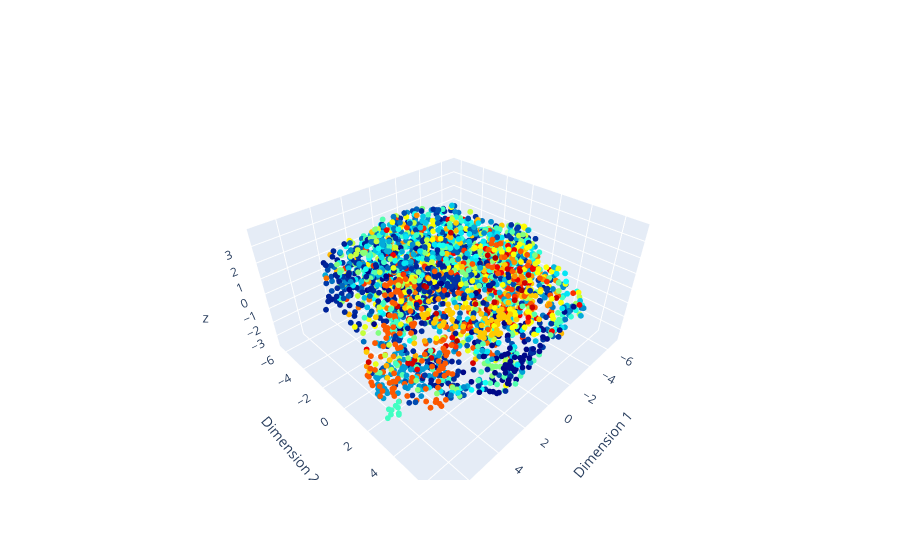

This figure's notebook cell:
### Code cell
plot = create_embedding_plot(embeddings[0])
plot.show()

### Figure 1 — Plotly figure (JSON) as saved in the notebook; plotly's stock layout.template omitted (floating-point values rounded to 4 significant figures; data arrays with more than 128 entries replaced by an {"elided": "..."} marker saying what was removed)
{"data": [{"marker": {"color": {"elided": "2836 int values"}, "colorscale": [[0, "rgb(0,0,131)"], [0.2, "rgb(0,60,170)"], [0.4, "rgb(5,255,255)"], [0.6, "rgb(255,255,0)"], [0.8, "rgb(250,0,0)"], [1, "rgb(128,0,0)"]], "size": 2}, "mode": "markers", "type": "scatter3d", "x": {"elided": "2836 float values"}, "y": {"elided": "2836 float values"}, "z": {"elided": "2836 float values"}}], "layout": {"scene": {"xaxis": {"title": {"text": "Dimension 1"}}, "yaxis": {"title": {"text": "Dimension 2"}}}}}
